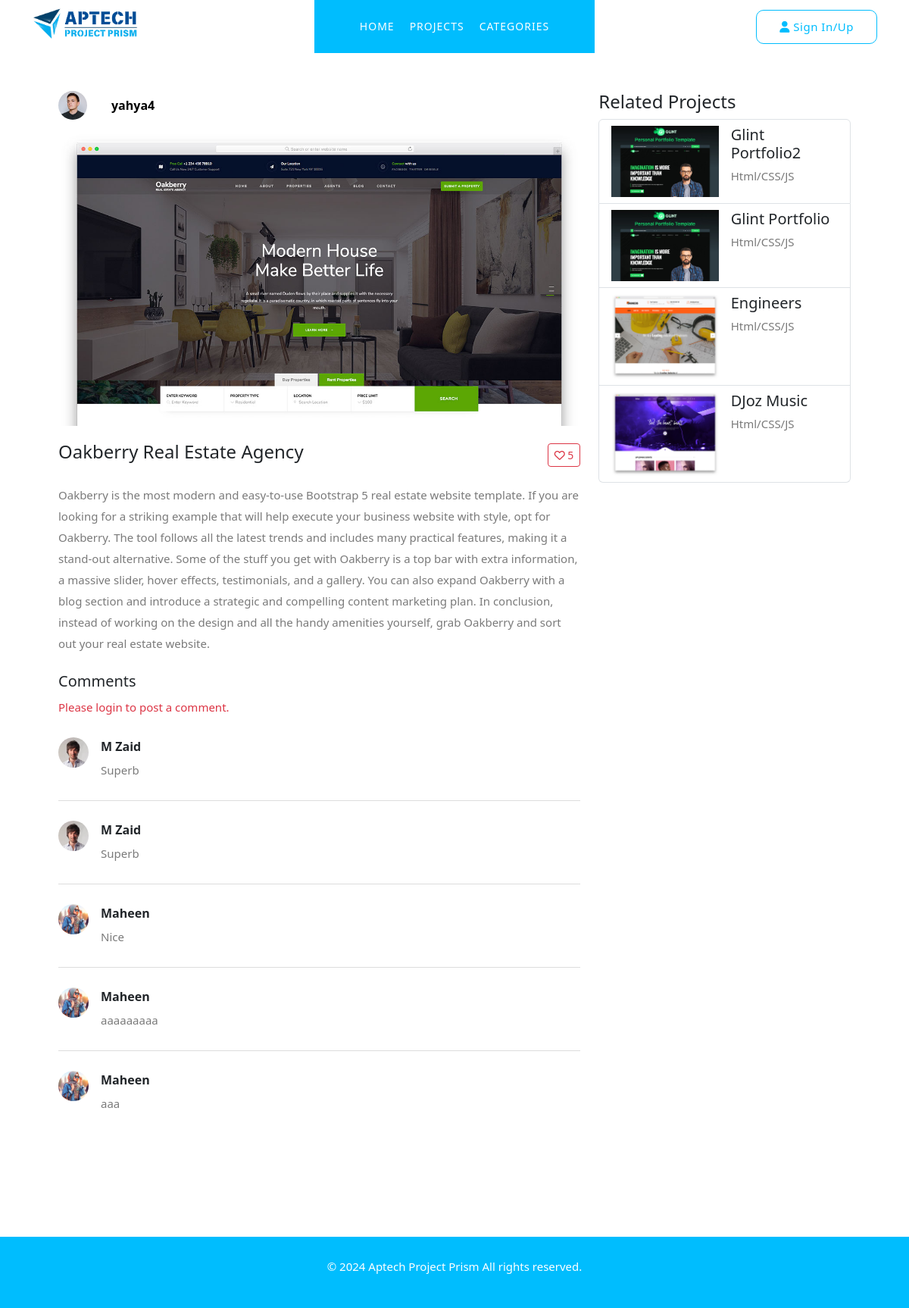
The app's page /view_project.php?p-id=19, older data.
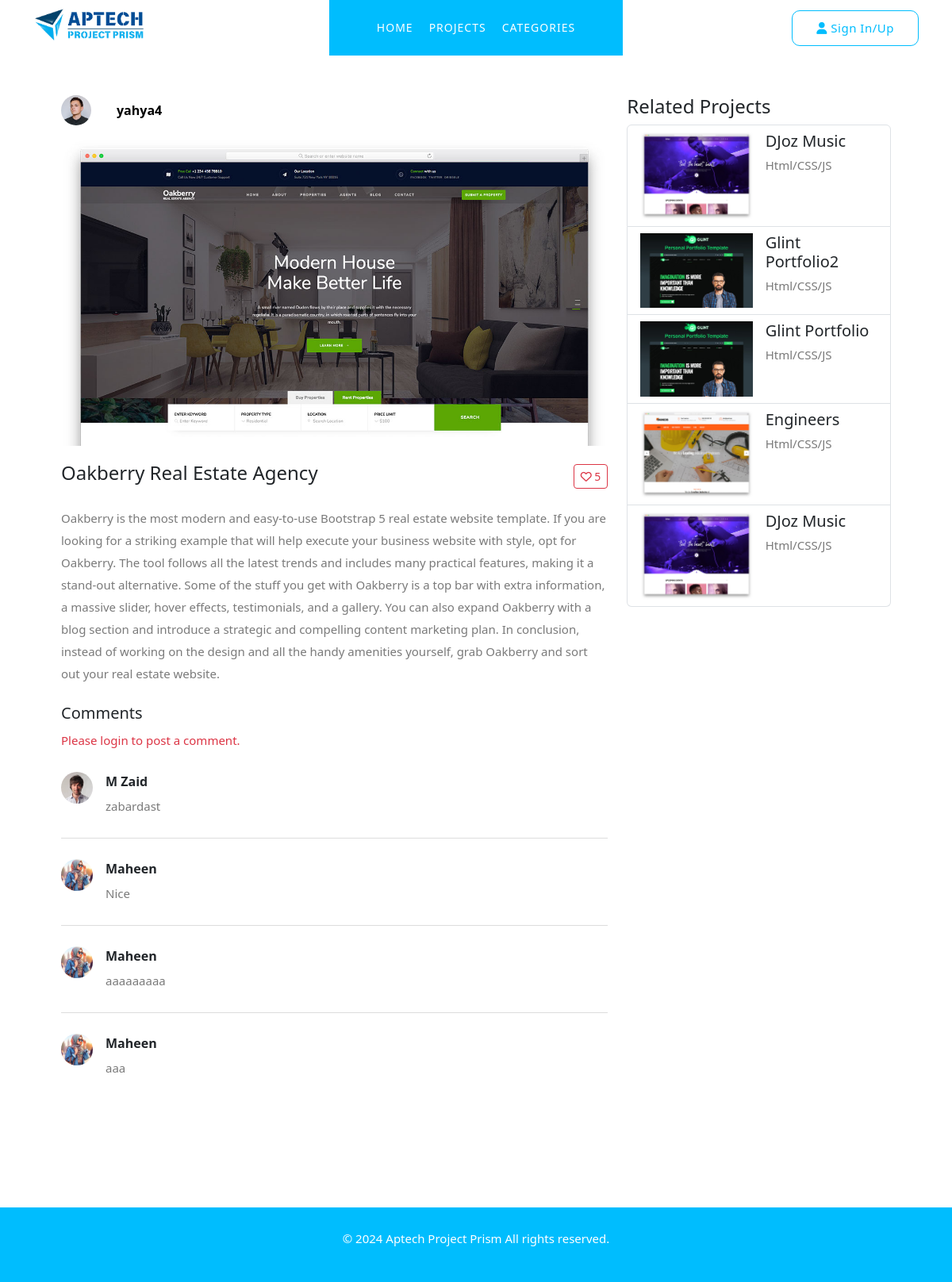
The same page, newer data.
### tables this page shows
CREATE TABLE `project` (
  `project_id` int(11) NOT NULL,
  `project_name` varchar(255) NOT NULL,
  `project_faculty` varchar(255) NOT NULL,
  `project_batchcode` varchar(255) NOT NULL,
  `project_semester` varchar(255) NOT NULL,
  `project_url` text NOT NULL,
  `project_img` varchar(255) NOT NULL,
  `project_desc` text NOT NULL,
  `status` tinyint(4) NOT NULL DEFAULT 1,
  `user_id` int(11) NOT NULL,
  `category` int(11) NOT NULL,
  `Sta` varchar(255) NOT NULL,
  `Statuss` int(255) NOT NULL
);

CREATE TABLE `users` (
  `u_id` int(11) NOT NULL,
  `u_name` varchar(255) NOT NULL,
  `u_studentid` varchar(255) NOT NULL,
  `u_number` varchar(255) NOT NULL,
  `u_address` varchar(255) NOT NULL,
  `u_cv` varchar(255) NOT NULL,
  `u_email` varchar(255) NOT NULL,
  `u_password` varchar(255) NOT NULL,
  `u_img` varchar(255) NOT NULL
);

CREATE TABLE `comment` (
  `comment_id` int(11) NOT NULL,
  `comment_message` text NOT NULL,
  `datetime` datetime NOT NULL DEFAULT current_timestamp(),
  `status` tinyint(4) NOT NULL DEFAULT 1,
  `user_id` int(11) NOT NULL,
  `projid` int(11) NOT NULL
);

CREATE TABLE `project_category` (
  `c_id` int(11) NOT NULL,
  `c_name` varchar(255) NOT NULL,
  `c_img` varchar(255) NOT NULL,
  `c_desc` varchar(255) NOT NULL,
  `user_id` int(11) NOT NULL,
  `status` tinyint(4) NOT NULL DEFAULT 1
);

### view_project.php (the view, shortened to what the rows shown need)
<?php
include("includes/header.php");
include("includes/form.php");
include("config.php");
?>
<link href="https://cdn.jsdelivr.net/npm/bootstrap@5.0.2/dist/css/bootstrap.min.css" rel="stylesheet"
>
<link rel="stylesheet" href="https://cdnjs.cloudflare.com/ajax/libs/font-awesome/6.0.0-beta3/css/all.min.css">
<link href="https://cdn.jsdelivr.net/npm/bootstrap-icons@1.10.0/font/bootstrap-icons.css" rel="stylesheet">
<link href="https://stackpath.bootstrapcdn.com/bootstrap/5.3.0/css/bootstrap.min.css" rel="stylesheet">
<section class="popular-categories">
    <div class="container my-5">
        <div class="row">
            <?php
            if (isset($_GET['p-id'])) {
                $pro_id = $_GET['p-id'];
                $fetch_project = "SELECT p.*, u.u_name, u.u_img, u.u_id FROM `project` p INNER JOIN `users` u ON p.user_id = u.u_id WHERE p.project_id = '$pro_id'";
                $fetch_result = mysqli_query($connection, $fetch_project);
                if (mysqli_num_rows($fetch_result) > 0) {
                    while ($row = mysqli_fetch_assoc($fetch_result)) {
                        ?>
                        <div class="col-lg-8 col-md-7">
                            <a href="user_copy.php?u-id=<?php echo $row["u_id"] ?>" style="color: #000;">
                                <div class="row align-items-center mb-3">
                                    <div class="col-auto">
                                        <?php
                                        $userImage = './User-Dashboard/assets/images/user_img/' . $row['u_img'];
                                        ?>
                                        <img src="<?php echo $userImage; ?>" height="50px" width="50px" alt="User Avatar"
                                            class="rounded-circle me-2" style="width: 38px; height: 38px; border-radius: 50%;">
                                    </div>
                                    <div class="col">
                                        <strong class="d-block"><?php echo htmlspecialchars($row['u_name']); ?></strong>
                                    </div>
                                </div>
                            </a>
                            <div class="video-container position-relative">
                            </div>
                            <div class="video-description d-flex align-items-center">
                                <h3 class="me-auto"><?php echo ($row['project_name']); ?></h3>
                                <div class="d-flex flex-wrap align-items-center gap-2">
                                    <div class="d-flex flex-wrap align-items-center gap-2">
                                        <?php
                                        $pro_id = $_GET['p-id'];
                                        $like_count_query = "SELECT COUNT(*) AS total_likes FROM `like` WHERE project_id = '$pro_id'";
                                        $like_count_result = mysqli_query($connection, $like_count_query);
                                        $like_count_row = mysqli_fetch_assoc($like_count_result);
                                        $total_likes = $like_count_row['total_likes'];
                                        $like_icon_class = 'far fa-heart';
                                        if (isset($_SESSION['userid'])) {
                                            $user_id = $_SESSION['userid'];
                                            $user_liked_query = "SELECT COUNT(*) AS has_liked FROM `like` WHERE project_id = '$pro_id' AND user_id = '$user_id'";
                                            $user_liked_result = mysqli_query($connection, $user_liked_query);
                                            $user_liked_row = mysqli_fetch_assoc($user_liked_result);
                                            $user_liked = $user_liked_row['has_liked'] > 0;
                                            if ($user_liked) {
                                                $like_icon_class = 'fas fa-heart';
                                            }
                                        } else {
                                            $user_id = null;
                                        }
                                        ?>
                                        <div class="d-flex flex-wrap align-items-center gap-2">
                                            <button class="btn btn-outline-danger btn-sm" id="likeButton"
                                                data-postid="<?php echo $pro_id; ?>" data-userid="<?php echo $user_id; ?>">
                                                <i id="likeIcon" class="<?php echo $like_icon_class; ?>"></i>
                                                <span id="likeCount"><?php echo $total_likes; ?></span>
                                            </button>
                                        </div>
                                    </div>
                                </div>
                            </div>
                            <p><?php echo ($row['project_desc']); ?></p>
                            <?php
                            $is_logged_in = isset($_SESSION['userid']);
                            $user_id = $is_logged_in ? $_SESSION['userid'] : null;
                            ?>
                            <div class="mt-4">
                                <?php if ($is_logged_in): ?>
                                    <h5><span id="commentCount">
                                            <?php
                                            $pid = $_GET['p-id'];
                                            $count_query = "SELECT COUNT(*) AS total_comments FROM `comment` WHERE projid = '$pid'";
                                            $count_result = mysqli_query($connection, $count_query);
                                            $count_row = mysqli_fetch_assoc($count_result);
                                            echo $count_row['total_comments'];
                                            ?>
                                        </span> Comments</h5>
                                <?php else: ?>
                                    <h5><span id="commentCount" style="display: none;">
                                            <?php
                                            $pid = $_GET['p-id'];
                                            ?>
                                        </span> Comments</h5>
                                <?php endif; ?>
                                <?php if ($is_logged_in): ?>
                                    <?php
                                    if (isset($_POST['addcomment'])) {
                                        $comment_message = $_POST['comment-message'];
                                        $user_id = $_POST['user_id'];
                                        $prid = $_GET['p-id'];
                                        if (!empty($comment_message)) {
                                            $check_comment = "SELECT COUNT(*) AS existing_comments FROM `comment`
                                  WHERE comment_message = '$comment_message'
                                  AND user_id = '$user_id'
                                  AND projid = '$prid'";
                                            $check_result = mysqli_query($connection, $check_comment);
                                            $check_row = mysqli_fetch_assoc($check_result);
                                            if ($check_row['existing_comments'] == 0) {
                                                $insert_comment = "INSERT INTO `comment` (`comment_id`, `comment_message`, `status`, `user_id`,`projid`)
                    VALUES (NULL, '$comment_message', 1, '$user_id','$prid')";
                                                $comment_result = mysqli_query($connection, $insert_comment);
                                            } else {
                                                echo '<p class="text-warning">This comment already exists.</p>';
                                            }
                                        }
                                    }
                                    ?>
                                    <form method="POST" enctype="multipart/form-data">
                                        <div class="comment-section">
                                            <input type="hidden" name="user_id" value="<?php echo $_SESSION['userid']; ?>">
                                            <div class="comment-input d-flex align-items-start">
                                                <?php
                                                if (isset($_SESSION['user_image']) && !empty($_SESSION['user_image'])) {
                                                    $userImage = './User-Dashboard/assets/images/user_img/' . $_SESSION['user_image'];
                                                } else {
                                                    $userImage = './User-Dashboard/assets/images/user_img/default-avatar.png';
                                                }
                                                ?>
                                                <img src="<?php echo $userImage; ?>" alt="User Avatar" class="rounded-circle me-3"
                                                    height="40px" width="40px">
                                                <div class="w-100">
                                                    <textarea class="form-control" rows="3" name="comment-message" id="comment-message"
                                                        placeholder="Add a comment..." required></textarea>
                                                    <div class="comment-actions mt-2">
                                                        <input type="submit" name="addcomment" class="btn btn-primary" value="Post">
                                                    </div>
                                                </div>
                                            </div>
                                        </div>
                                    </form>
                                <?php else: ?>
                                    <p class="text-danger">Please login to post a comment.</p>
                                <?php endif; ?>
                                <?php
                                $fetch_comment = "SELECT c.*, u.u_name, u.u_img
        FROM `comment` c
        INNER JOIN `users` u ON c.user_id = u.u_id
        WHERE c.projid = '$pid'
        ORDER BY c.comment_id DESC";
                                $fetch_result = mysqli_query($connection, $fetch_comment);
                                if (mysqli_num_rows($fetch_result) > 0) {
                                    while ($row = mysqli_fetch_assoc($fetch_result)) {
                                        ?>
                                        <div class="comment-item d-flex mb-3">
                                            <img src="<?php echo './User-Dashboard/assets/images/user_img/' . $row['u_img']; ?>"
                                                class="rounded-circle me-3" height="40px" width="40px" alt="User Avatar">
                                            <div class="flex-grow-1">
                                                <strong><?php echo htmlspecialchars($row['u_name'], ENT_QUOTES, 'UTF-8'); ?></strong>
                                                <p class="comment-text" data-id="<?php echo $row['comment_id']; ?>">
                                                    <?php echo htmlspecialchars($row['comment_message'], ENT_QUOTES, 'UTF-8'); ?>
                                                </p>
                                            </div>
                                        </div>
                                        <?php
                                    }
                                } else {
                                    echo "<p>No comments yet.</p>";
                                }
                                ?>
                            </div>
                        </div>
                        <div class="col-lg-4 col-md-5">
                            <h4>Related Projects</h4>
                            <div class="list-group">
                                <?php
                                $pro_id = $_GET['p-id'];
                                $current_project_query = "SELECT category FROM `project` WHERE project_id = '$pro_id'";
                                $current_project_result = mysqli_query($connection, $current_project_query);
                                $current_project_row = mysqli_fetch_assoc($current_project_result);
                                $current_category_id = $current_project_row['category'];
                                $fetch_project = "SELECT * FROM `project` AS p
                        INNER JOIN `project_category` AS c
                        ON p.category = c.c_id
                        WHERE p.status = 1 AND p.category = '$current_category_id'
                        AND p.project_id != '$pro_id'
                        ORDER BY p.project_id DESC";
                                $fetch_result = mysqli_query($connection, $fetch_project);
                                if (mysqli_num_rows($fetch_result) > 0) {
                                    while ($row = mysqli_fetch_assoc($fetch_result)) {
                                        ?>
                                        <a href="view_project.php?p-id=<?php echo $row["project_id"] ?>"
                                            class="list-group-item list-group-item-action d-flex align-items-start">
                                            <img src="<?php echo './User-Dashboard/assets/images/project_img/' . $row["project_img"]; ?>"
                                                alt="" class="me-3">
                                            <div class="w-100">
                                                <h5 class="mb-1"><?php echo ($row['project_name']); ?></h5>
                                                <p class="mb-1"><?php echo ($row['c_name']); ?></p>
                                            </div>
                                        </a>
                                        <?php
                                    }
                                }
                                ?>
                            </div>
                        </div>
                        <?php
                    }
                }
            }
            ?>
        </div>
    </div>
</section>
<?php
include("includes/footer.php");
?>

Row changes from the older to the newer data that the page shows:
removed comment: user.u_img (picture), user.u_name "M Zaid", comment_message "Superb", shown under project "Oakberry Real Estate Agency"
removed comment: user.u_img (picture), user.u_name "M Zaid", comment_message "Superb", shown under project "Oakberry Real Estate Agency"
added comment: user.u_img (picture), user.u_name "M Zaid", comment_message "zabardast", shown under project "Oakberry Real Estate Agency"
added project: project_img (picture), project_name "DJoz Music", category.c_name "Html/CSS/JS", shown under "yahya4"
